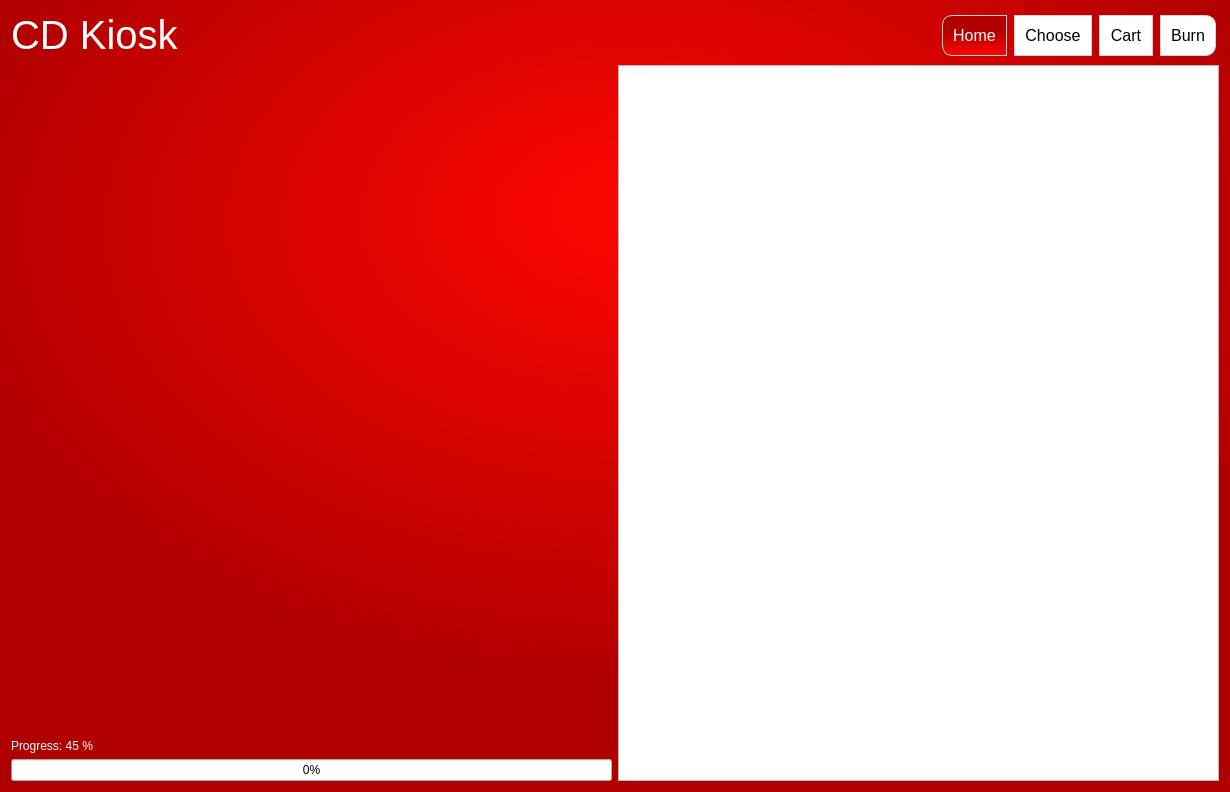
<?xml version="1.0" encoding="UTF-8"?>
<ui version="4.0">
 <class>MainWindow</class>
 <widget class="QMainWindow" name="MainWindow">
  <property name="geometry">
   <rect>
    <x>0</x>
    <y>0</y>
    <width>1230</width>
    <height>792</height>
   </rect>
  </property>
  <property name="windowTitle">
   <string>CD Kiosk</string>
  </property>
  <property name="styleSheet">
   <string notr="true">#MainWindow {
	background-color: qradialgradient(spread:pad, cx:0.514778, cy:0.295, radius:0.575, fx:0.51, fy:0.261, stop:0 rgba(255, 6, 0, 255), stop:1 rgba(176, 0, 0, 255));
}
.QLabel {
	color: white;
}

.QPushButton {
	font-size:30pt; 
	background: white;
	color: black;
	border: 1px solid lightgray;
	padding: 10px;
	margin: 4px;
	margin-bottom: 3px;
	margin-right: 3px;
}

.QPushButton:pressed, .QPushButton:checked {
	background: qlineargradient(spread:pad, x1:0, y1:1, x2:0, y2:0, stop:0 rgba(255, 6, 0, 255), stop:0.600985 rgba(176, 0, 0, 255));
	color:white;
}</string>
  </property>
  <widget class="QWidget" name="centralWidget">
   <layout class="QVBoxLayout" name="verticalLayout">
    <item>
     <layout class="QHBoxLayout" name="horizontalLayout">
      <property name="spacing">
       <number>0</number>
      </property>
      <item>
       <widget class="QLabel" name="labelGlobalTitle">
        <property name="styleSheet">
         <string notr="true">font-size: 30pt;</string>
        </property>
        <property name="text">
         <string>CD Kiosk</string>
        </property>
       </widget>
      </item>
      <item>
       <spacer name="horizontalSpacer">
        <property name="orientation">
         <enum>Qt::Horizontal</enum>
        </property>
        <property name="sizeHint" stdset="0">
         <size>
          <width>40</width>
          <height>20</height>
         </size>
        </property>
       </spacer>
      </item>
      <item>
       <widget class="QPushButton" name="push1Home">
        <property name="styleSheet">
         <string notr="true">font-size: 12pt;
border-top-left-radius: 10px;
border-bottom-left-radius: 10px;</string>
        </property>
        <property name="text">
         <string>Home</string>
        </property>
        <property name="iconSize">
         <size>
          <width>30</width>
          <height>16</height>
         </size>
        </property>
        <property name="checkable">
         <bool>true</bool>
        </property>
        <property name="checked">
         <bool>true</bool>
        </property>
        <property name="autoExclusive">
         <bool>true</bool>
        </property>
       </widget>
      </item>
      <item>
       <widget class="QPushButton" name="push2Choose">
        <property name="styleSheet">
         <string notr="true">font-size: 12pt;</string>
        </property>
        <property name="text">
         <string>Choose</string>
        </property>
        <property name="checkable">
         <bool>true</bool>
        </property>
        <property name="checked">
         <bool>false</bool>
        </property>
        <property name="autoExclusive">
         <bool>true</bool>
        </property>
       </widget>
      </item>
      <item>
       <widget class="QPushButton" name="push3Cart">
        <property name="styleSheet">
         <string notr="true">font-size: 12pt;</string>
        </property>
        <property name="text">
         <string>Cart</string>
        </property>
        <property name="checkable">
         <bool>true</bool>
        </property>
        <property name="autoExclusive">
         <bool>true</bool>
        </property>
       </widget>
      </item>
      <item>
       <widget class="QPushButton" name="push4Burn">
        <property name="styleSheet">
         <string notr="true">font-size: 12pt;
border-top-right-radius: 10px;
border-bottom-right-radius: 10px;</string>
        </property>
        <property name="text">
         <string>Burn</string>
        </property>
        <property name="checkable">
         <bool>true</bool>
        </property>
        <property name="autoExclusive">
         <bool>true</bool>
        </property>
       </widget>
      </item>
     </layout>
    </item>
    <item>
     <widget class="QStackedWidget" name="centralStack">
      <property name="lineWidth">
       <number>0</number>
      </property>
      <property name="currentIndex">
       <number>3</number>
      </property>
      <widget class="QWidget" name="page">
       <layout class="QHBoxLayout" name="horizontalLayout_6">
        <property name="margin">
         <number>0</number>
        </property>
        <item>
         <spacer name="horizontalSpacer_4">
          <property name="orientation">
           <enum>Qt::Horizontal</enum>
          </property>
          <property name="sizeHint" stdset="0">
           <size>
            <width>40</width>
            <height>20</height>
           </size>
          </property>
         </spacer>
        </item>
        <item>
         <layout class="QVBoxLayout" name="verticalLayout_9" stretch="0,0,0,0,5,0">
          <property name="spacing">
           <number>0</number>
          </property>
          <item>
           <spacer name="verticalSpacer_2">
            <property name="orientation">
             <enum>Qt::Vertical</enum>
            </property>
            <property name="sizeHint" stdset="0">
             <size>
              <width>20</width>
              <height>40</height>
             </size>
            </property>
           </spacer>
          </item>
          <item>
           <widget class="QLabel" name="label_6">
            <property name="styleSheet">
             <string notr="true">font-size:20pt</string>
            </property>
            <property name="text">
             <string>Please select what type of CD you want to order</string>
            </property>
           </widget>
          </item>
          <item>
           <widget class="QPushButton" name="pushCD">
            <property name="styleSheet">
             <string notr="true">.QPushButton {
	border-top-left-radius: 10px;
	border-top-right-radius: 10px;
}</string>
            </property>
            <property name="text">
             <string>Audio CD</string>
            </property>
           </widget>
          </item>
          <item>
           <widget class="QPushButton" name="pushMP3">
            <property name="styleSheet">
             <string notr="true">.QPushButton {
	border-bottom-left-radius: 10px;
	border-bottom-right-radius: 10px;
}</string>
            </property>
            <property name="text">
             <string>MP3 CD</string>
            </property>
           </widget>
          </item>
          <item>
           <spacer name="verticalSpacer">
            <property name="orientation">
             <enum>Qt::Vertical</enum>
            </property>
            <property name="sizeHint" stdset="0">
             <size>
              <width>20</width>
              <height>40</height>
             </size>
            </property>
           </spacer>
          </item>
          <item>
           <widget class="QPushButton" name="pushAdministration">
            <property name="styleSheet">
             <string notr="true">border-radius: 10px</string>
            </property>
            <property name="text">
             <string>Administration</string>
            </property>
           </widget>
          </item>
         </layout>
        </item>
        <item>
         <spacer name="horizontalSpacer_5">
          <property name="orientation">
           <enum>Qt::Horizontal</enum>
          </property>
          <property name="sizeHint" stdset="0">
           <size>
            <width>40</width>
            <height>20</height>
           </size>
          </property>
         </spacer>
        </item>
       </layout>
      </widget>
      <widget class="QWidget" name="choose">
       <layout class="QVBoxLayout" name="verticalLayout_2">
        <property name="margin">
         <number>0</number>
        </property>
        <item>
         <widget class="QLabel" name="label">
          <property name="styleSheet">
           <string notr="true">font-size:20pt</string>
          </property>
          <property name="text">
           <string>Select Speeches</string>
          </property>
         </widget>
        </item>
        <item>
         <widget class="QTableView" name="viewSpeeches">
          <property name="alternatingRowColors">
           <bool>true</bool>
          </property>
          <property name="selectionBehavior">
           <enum>QAbstractItemView::SelectRows</enum>
          </property>
          <property name="verticalScrollMode">
           <enum>QAbstractItemView::ScrollPerPixel</enum>
          </property>
          <property name="horizontalScrollMode">
           <enum>QAbstractItemView::ScrollPerPixel</enum>
          </property>
          <property name="sortingEnabled">
           <bool>true</bool>
          </property>
          <property name="cornerButtonEnabled">
           <bool>false</bool>
          </property>
          <attribute name="horizontalHeaderDefaultSectionSize">
           <number>200</number>
          </attribute>
         </widget>
        </item>
        <item>
         <layout class="QHBoxLayout" name="horizontalLayout_2">
          <item>
           <spacer name="horizontalSpacer_2">
            <property name="orientation">
             <enum>Qt::Horizontal</enum>
            </property>
            <property name="sizeHint" stdset="0">
             <size>
              <width>40</width>
              <height>20</height>
             </size>
            </property>
           </spacer>
          </item>
          <item>
           <widget class="QPushButton" name="pushAddToCart">
            <property name="styleSheet">
             <string notr="true">border-top-left-radius: 10px;
border-bottom-left-radius: 10px;</string>
            </property>
            <property name="text">
             <string>Add</string>
            </property>
            <property name="icon">
             <iconset>
              <normaloff>:/gui/icons/add.png</normaloff>:/gui/icons/add.png</iconset>
            </property>
           </widget>
          </item>
          <item>
           <widget class="QPushButton" name="pushProceedToReview">
            <property name="styleSheet">
             <string notr="true">font-weight: 800;
border-top-right-radius: 10px;
border-bottom-right-radius: 10px;</string>
            </property>
            <property name="text">
             <string>Proceed</string>
            </property>
           </widget>
          </item>
         </layout>
        </item>
       </layout>
      </widget>
      <widget class="QWidget" name="review">
       <layout class="QVBoxLayout" name="verticalLayout_8">
        <property name="spacing">
         <number>-1</number>
        </property>
        <property name="margin">
         <number>0</number>
        </property>
        <item>
         <widget class="QLabel" name="label_5">
          <property name="styleSheet">
           <string notr="true">font-size: 20pt;</string>
          </property>
          <property name="text">
           <string>Items in cart</string>
          </property>
         </widget>
        </item>
        <item>
         <widget class="QListWidget" name="listCart">
          <property name="styleSheet">
           <string notr="true">font-size: 20pt;</string>
          </property>
          <property name="dragDropMode">
           <enum>QAbstractItemView::InternalMove</enum>
          </property>
          <property name="movement">
           <enum>QListView::Free</enum>
          </property>
         </widget>
        </item>
        <item>
         <layout class="QHBoxLayout" name="horizontalLayout_4">
          <property name="spacing">
           <number>0</number>
          </property>
          <item>
           <widget class="QPushButton" name="pushBackToChoose">
            <property name="styleSheet">
             <string notr="true">font-weight: 800;
border-top-left-radius: 10px;
border-bottom-left-radius: 10px;</string>
            </property>
            <property name="text">
             <string>Add more</string>
            </property>
            <property name="icon">
             <iconset>
              <normaloff>:/gui/icons/add.png</normaloff>:/gui/icons/add.png</iconset>
            </property>
           </widget>
          </item>
          <item>
           <widget class="QPushButton" name="pushRemoveFromCart">
            <property name="styleSheet">
             <string notr="true">border-top-right-radius: 10px;
border-bottom-right-radius: 10px;</string>
            </property>
            <property name="text">
             <string>Remove Selected</string>
            </property>
            <property name="icon">
             <iconset>
              <normaloff>:/gui/icons/remove.png</normaloff>:/gui/icons/remove.png</iconset>
            </property>
           </widget>
          </item>
          <item>
           <spacer name="horizontalSpacer_3">
            <property name="orientation">
             <enum>Qt::Horizontal</enum>
            </property>
            <property name="sizeHint" stdset="0">
             <size>
              <width>40</width>
              <height>20</height>
             </size>
            </property>
           </spacer>
          </item>
          <item>
           <widget class="QPushButton" name="pushProceedToBurn">
            <property name="styleSheet">
             <string notr="true">font-weight: 800;
border-radius: 10px;</string>
            </property>
            <property name="text">
             <string>Burn</string>
            </property>
            <property name="icon">
             <iconset resource="../res/res.qrc">
              <normaloff>:/gui/icons/burn.png</normaloff>:/gui/icons/burn.png</iconset>
            </property>
           </widget>
          </item>
         </layout>
        </item>
       </layout>
      </widget>
      <widget class="QWidget" name="burn">
       <layout class="QHBoxLayout" name="horizontalLayout_5" stretch="1,1">
        <property name="margin">
         <number>0</number>
        </property>
        <item>
         <layout class="QVBoxLayout" name="verticalLayout_6">
          <item>
           <widget class="CDDisplayWidget" name="jobVisualisation" native="true">
            <property name="sizePolicy">
             <sizepolicy hsizetype="Preferred" vsizetype="MinimumExpanding">
              <horstretch>0</horstretch>
              <verstretch>0</verstretch>
             </sizepolicy>
            </property>
           </widget>
          </item>
          <item>
           <widget class="QLabel" name="labelJobProgress">
            <property name="text">
             <string>Progress: 45 %</string>
            </property>
           </widget>
          </item>
          <item>
           <widget class="QProgressBar" name="progressBar">
            <property name="value">
             <number>0</number>
            </property>
           </widget>
          </item>
         </layout>
        </item>
        <item>
         <widget class="QTableView" name="listjobs"/>
        </item>
       </layout>
      </widget>
     </widget>
    </item>
   </layout>
  </widget>
 </widget>
 <layoutdefault spacing="6" margin="11"/>
 <customwidgets>
  <customwidget>
   <class>CDDisplayWidget</class>
   <extends>QWidget</extends>
   <header>src/gui/cddisplaywidget.h</header>
   <container>1</container>
  </customwidget>
 </customwidgets>
 <resources>
  <include location="../res/res.qrc"/>
 </resources>
 <connections>
  <connection>
   <sender>pushProceedToBurn</sender>
   <signal>clicked()</signal>
   <receiver>MainWindow</receiver>
   <slot>showBurnPage()</slot>
   <hints>
    <hint type="sourcelabel">
     <x>1208</x>
     <y>779</y>
    </hint>
    <hint type="destinationlabel">
     <x>889</x>
     <y>29</y>
    </hint>
   </hints>
  </connection>
  <connection>
   <sender>pushBackToChoose</sender>
   <signal>clicked()</signal>
   <receiver>MainWindow</receiver>
   <slot>showChoosePage()</slot>
   <hints>
    <hint type="sourcelabel">
     <x>44</x>
     <y>779</y>
    </hint>
    <hint type="destinationlabel">
     <x>657</x>
     <y>21</y>
    </hint>
   </hints>
  </connection>
  <connection>
   <sender>pushProceedToReview</sender>
   <signal>clicked()</signal>
   <receiver>MainWindow</receiver>
   <slot>showCartPage()</slot>
   <hints>
    <hint type="sourcelabel">
     <x>1177</x>
     <y>779</y>
    </hint>
    <hint type="destinationlabel">
     <x>803</x>
     <y>42</y>
    </hint>
   </hints>
  </connection>
 </connections>
 <slots>
  <slot>showChoosePage()</slot>
  <slot>showCartPage()</slot>
  <slot>showBurnPage()</slot>
  <slot>updateChooseLists()</slot>
  <slot>updateSpeechList()</slot>
 </slots>
</ui>
